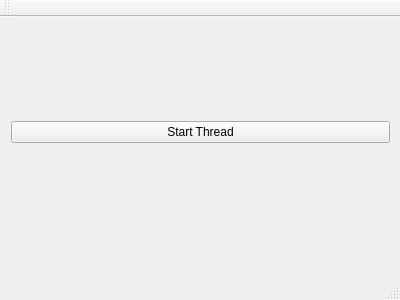
<?xml version="1.0" encoding="UTF-8"?>
<ui version="4.0">
 <class>MainWindow</class>
 <widget class="QMainWindow" name="MainWindow">
  <property name="geometry">
   <rect>
    <x>0</x>
    <y>0</y>
    <width>400</width>
    <height>300</height>
   </rect>
  </property>
  <property name="windowTitle">
   <string>MainWindow</string>
  </property>
  <widget class="QWidget" name="centralWidget">
   <widget class="QWidget" name="verticalLayoutWidget">
    <property name="geometry">
     <rect>
      <x>0</x>
      <y>0</y>
      <width>401</width>
      <height>231</height>
     </rect>
    </property>
    <layout class="QVBoxLayout" name="verticalLayout">
     <item>
      <widget class="QPushButton" name="pushButton">
       <property name="text">
        <string>Start Thread</string>
       </property>
      </widget>
     </item>
    </layout>
   </widget>
  </widget>
  <widget class="QMenuBar" name="menuBar">
   <property name="geometry">
    <rect>
     <x>0</x>
     <y>0</y>
     <width>400</width>
     <height>23</height>
    </rect>
   </property>
  </widget>
  <widget class="QToolBar" name="mainToolBar">
   <attribute name="toolBarArea">
    <enum>TopToolBarArea</enum>
   </attribute>
   <attribute name="toolBarBreak">
    <bool>false</bool>
   </attribute>
  </widget>
  <widget class="QStatusBar" name="statusBar"/>
 </widget>
 <layoutdefault spacing="6" margin="11"/>
 <resources/>
 <connections/>
</ui>
